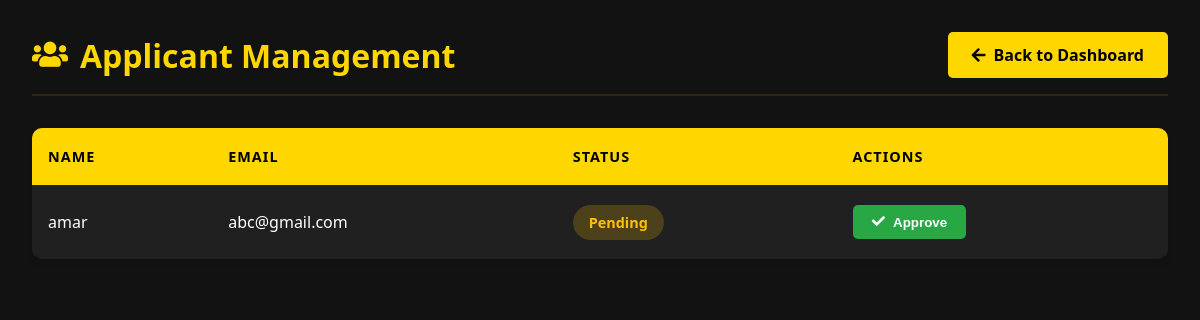
Page /view_applicants (signed in) on the committed database.
### models.py (models this page shows, shortened)
class Applicants(db.Model):
    id = db.Column(db.Integer, primary_key=True)
    name = db.Column(db.String(100), nullable=False)
    email = db.Column(db.String(100), nullable=False, unique=True)
    password = db.Column(db.String(255), nullable=False)
    approval = db.Column(db.Boolean, default=False)

### app.py (the view)
@app.route('/view_applicants')
def view_applicants():
    if 'role' not in session or session['role'] != 'employee':
        flash("Access Denied!", "danger")
        return redirect(url_for('employee_dashboard'))
    applicants = Applicants.query.all()
    return render_template('view_applicants.html', applicants=applicants)

### static/templates/view_applicants.html (shortened to what this page needs)
<!DOCTYPE html>
<html lang="en">
<head>
    <link rel="stylesheet" href="{{ url_for('static', filename='css/applicants.css') }}">
    <link rel="stylesheet" href="https://cdnjs.cloudflare.com/ajax/libs/font-awesome/5.15.4/css/all.min.css">
</head>
<body class="bg-gray-900 text-white">
    <div class="applicants-container">
        <div class="page-header">
            <h1 class="page-title">
                <i class="fas fa-users"></i> Applicant Management
            </h1>
            <a href="{{ url_for('employee_dashboard') }}" class="back-button">
                <i class="fas fa-arrow-left"></i> Back to Dashboard
            </a>
        </div>
        {% if applicants %}
        <div class="table-container">
            <table>
                <thead>
                    <tr>
                        <th>Name</th>
                        <th>Email</th>
                        <th>Status</th>
                        <th>Actions</th>
                    </tr>
                </thead>
                <tbody>
                    {% for applicant in applicants %}
                    <tr>
                        <td>{{ applicant.name }}</td>
                        <td>{{ applicant.email }}</td>
                        <td>
                            <span class="status {% if applicant.approval %}status-approved{% else %}status-pending{% endif %}">
                                {% if applicant.approval %}Approved{% else %}Pending{% endif %}
                            </span>
                        </td>
                        <td>
                            <div class="action-buttons">
                                <form action="{{ url_for('approve_applicant', applicant_email=applicant.email) }}" method="post">
                                    <button type="submit" class="action-button approve-button">
                                        <i class="fas fa-check"></i> Approve
                                    </button>
                                </form>
                            </div>
                        </td>
                    </tr>
                    {% endfor %}
                </tbody>
            </table>
        </div>
        {% else %}
        <div class="empty-state">
            <i class="fas fa-user-slash"></i>
            <p>No applicants found</p>
        </div>
        {% endif %}
    </div>
</body>
</html>

### static/css/applicants.css (style rules this page uses)
body { background-color: #121212; color: #fff; font-family: 'Segoe UI', Tahoma, Geneva, Verdana, sans-serif; margin: 0; padding: 0; min-height: 100vh; }
.applicants-container { max-width: 1200px; margin: 0 auto; padding: 2rem; }
.page-header { display: flex; justify-content: space-between; align-items: center; margin-bottom: 2rem; padding-bottom: 1rem; border-bottom: 2px solid rgba(255, 215, 0, 0.1); }
.page-title { font-size: 2rem; color: #FFD700; margin: 0; font-weight: 600; display: flex; align-items: center; gap: 0.75rem; }
.page-title i { font-size: 1.8rem; }
.back-button { background-color: #FFD700; color: #000; padding: 0.75rem 1.5rem; border-radius: 5px; text-decoration: none; font-weight: bold; transition: all 0.3s ease; display: inline-flex; align-items: center; gap: 0.5rem; }
.table-container { background: rgba(34, 34, 34, 0.9); border-radius: 10px; overflow: hidden; box-shadow: 0 4px 6px rgba(0, 0, 0, 0.1); margin-top: 2rem; }
table { width: 100%; border-collapse: collapse; text-align: left; }
thead { background-color: #FFD700; }
th { color: #000; font-weight: bold; padding: 1.2rem 1rem; text-transform: uppercase; font-size: 0.9rem; letter-spacing: 1px; }
td { padding: 1.2rem 1rem; border-bottom: 1px solid rgba(255, 255, 255, 0.1); vertical-align: middle; }
tbody tr { transition: all 0.3s ease; }
tbody tr:last-child td { border-bottom: none; }
.status { padding: 0.5rem 1rem; border-radius: 20px; font-weight: bold; font-size: 0.9rem; display: inline-block; }
.status-pending { background-color: rgba(255, 193, 7, 0.2); color: #ffc107; }
.action-buttons { display: flex; gap: 0.5rem; }
.action-button { padding: 0.6rem 1.2rem; border: none; border-radius: 5px; cursor: pointer; font-weight: bold; transition: all 0.3s ease; display: inline-flex; align-items: center; gap: 0.5rem; }
.approve-button { background-color: #28a745; color: white; }
.applicants-container { animation: fadeIn 0.5s ease-out; }

### rows in the picture
Applicants: name "amar", email "abc@gmail.com", approval "Pending"
